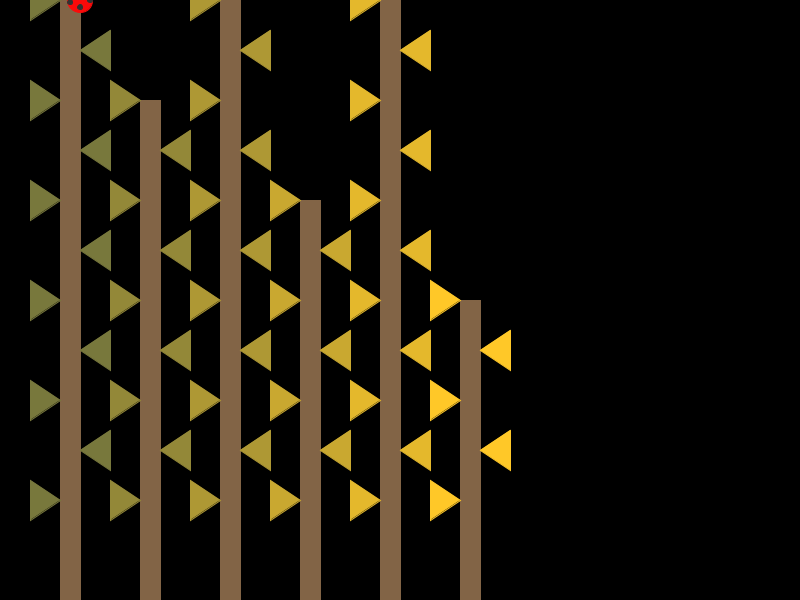
Frame 1 (no input)
Frame 60 (the mouse pressed at the canvas centre just before this capture): identical to frame 1, image omitted
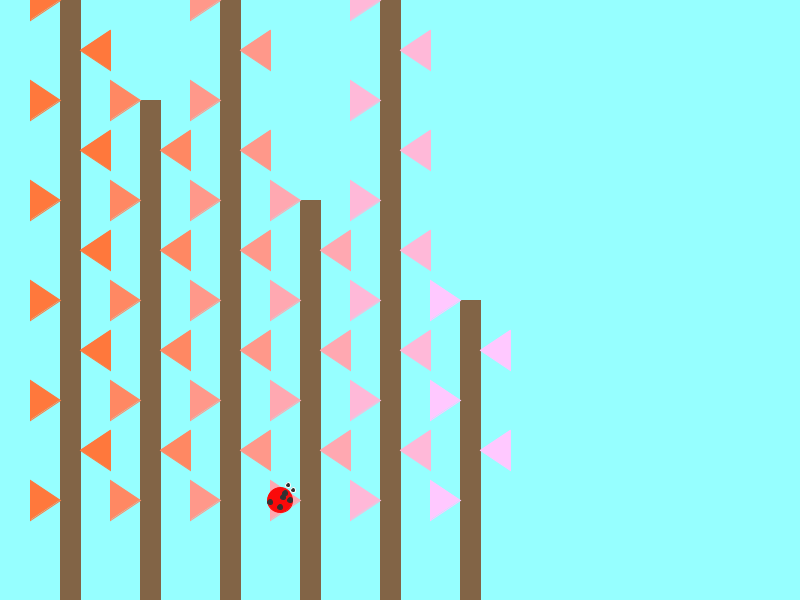
Frame 120 (the mouse held since frame 60 and released just before this capture)

The Processing sketch that drew these frames (run headless with seeded random() and noise(); from frame 60 on, the mouse is pressed at the canvas centre):

// Processing sketch: processing_92822
// ── processing_92822.pde

float ladybugX = 0;
float ladybugY = 0;
float wingX = 0;
float wingY = 0;
float leaveX = 0;
float leaveY = 0;

void setup() {
  size(800, 600);
  background(210, 250, 255);
  smooth();
}

void draw() {
 
 background(mouseY / 2, mouseY - 10, mouseY);
 
  float pm = mouseY * 5;
  float pmw = mouseY * 5;
  float pml = mouseY * 5;
 
  if(pm < 500) {
    ladybugX = 80;
    ladybugY = pm;
  }
  else if(pm < 580) {
    ladybugX = pm - 500 + 80;
    ladybugY= 500;
  }
  else if(pm < 980) {
    ladybugX = 160;
    ladybugY = 500 - (pm - 580);
  }
  else if(pm < 1060) {
    ladybugX = 160 + (pm - 980);
    ladybugY = 100;
  }
  else if(pm < 1460) {
    ladybugX = 240;
    ladybugY = 100 + (pm - 1060);
  }
  else if(pm < 1540) {
    ladybugX = 240 + (pm - 1460);
    ladybugY = 500;
  }
  else if(pm < 1840) {
    ladybugX = 320;
    ladybugY = 500 - (pm - 1540);
  }
  else if(pm < 1920) {
    ladybugX = 320 + (pm - 1840);
    ladybugY = 200;
  }
  else if(pm < 2220) {
    ladybugX = 400;
    ladybugY = 200 + (pm - 1920);
  }
  else if(pm < 2300) {
    ladybugX = 400 + (pm - 2220);
    ladybugY = 500;
  }
  else if(pm < 2500) {
    ladybugX = 480;
    ladybugY = 500 - (pm - 2300);
  }
  else if(pm < 2600) {
    ladybugX = 480 - random(3);
    ladybugY = 300 - random(3);
  }
  else if(pm < 3000) {
    ladybugX = 480 + 380 * (pm - 2500) / 500;
    ladybugY = 300 - 200 * (pm - 2500) / 500;
  }

  if(pmw > 2600 & pmw < 3000) {
    wingX = 480 + 380 * (pmw - 2500) / 500;
    wingY = 300 - 200 * (pmw - 2500) / 500;
  }
   
  else if(pmw < 2600) {
    wingX = -50;
    wingY = -50;
  }

  if(pml > 2600 & pml < 3000) {
    leaveX = 480 + 380 * (pml - 2500) / 500;
    leaveY = 300 - 200 * (pml - 2500) / 500;
  }
   
  else if(pml < 2600) {
    leaveX = -50;
    leaveY = -50;
  }

  //Trunk of trees
  fill(130, 100, 70);
  stroke(130, 100, 70);
  rect(60, -10, 20, 700);
  rect(140, 100, 20, 500);
  rect(220, -10, 20, 700);
  rect(300, 200, 20, 400);
  rect(380, -10, 20, 700);
  rect(460, 300, 20, 300);

  //Leaves
 
  color from = color(mouseY + 120, 120, 60);
  color to = color(255, 200, mouseY + 40);
  color interA = lerpColor(from, to, .20);
  color interB = lerpColor(from, to, .40);
  color interC = lerpColor(from, to, .60);
  color interD = lerpColor(from, to, .80);
 
  fill(from);
  stroke(from);
  triangle(60, 500, 30, 480, 30, 520);
  triangle(60, 400, 30, 380, 30, 420);
  triangle(60, 300, 30, 280, 30, 320);
  triangle(60, 200, 30, 180, 30, 220);
  triangle(60, 100, 30, 80, 30, 120);
  triangle(60, 0, 30, -20, 30, 20);
  triangle(80, 450, 110, 430, 110, 470);
  triangle(80, 350, 110, 330, 110, 370);
  triangle(80, 250, 110, 230, 110, 270);
  triangle(80, 150, 110, 130, 110, 170);
  triangle(80, 50, 110, 30, 110, 70);

  fill(interA);
  stroke(interA);
  triangle(140, 500, 110, 480, 110, 520);
  triangle(140, 400, 110, 380, 110, 420);
  triangle(140, 300, 110, 280, 110, 320);
  triangle(140, 200, 110, 180, 110, 220);
  triangle(140, 100, 110, 80, 110, 120);
  triangle(160, 450, 190, 430, 190, 470);
  triangle(160, 350, 190, 330, 190, 370);
  triangle(160, 250, 190, 230, 190, 270);
  triangle(160, 150, 190, 130, 190, 170);
 
  fill(interB);
  stroke(interB);
  triangle(220, 500, 190, 480, 190, 520);
  triangle(220, 400, 190, 380, 190, 420);
  triangle(220, 300, 190, 280, 190, 320);
  triangle(220, 200, 190, 180, 190, 220);
  triangle(220, 100, 190, 80, 190, 120);
  triangle(220, 0, 190, -20, 190, 20);
  triangle(240, 450, 270, 430, 270, 470);
  triangle(240, 350, 270, 330, 270, 370);
  triangle(240, 250, 270, 230, 270, 270);
  triangle(240, 150, 270, 130, 270, 170);
  triangle(240, 50, 270, 30, 270, 70);

  fill(interC);
  stroke(interC);
  triangle(300, 500, 270, 480, 270, 520);
  triangle(300, 400, 270, 380, 270, 420);
  triangle(300, 300, 270, 280, 270, 320);
  triangle(300, 200, 270, 180, 270, 220);
  triangle(320, 450, 350, 430, 350, 470);
  triangle(320, 350, 350, 330, 350, 370);
  triangle(320, 250, 350, 230, 350, 270);

  fill(interD);
  stroke(interD);
  triangle(380, 500, 350, 480, 350, 520);
  triangle(380, 400, 350, 380, 350, 420);
  triangle(380, 300, 350, 280, 350, 320);
  triangle(380, 200, 350, 180, 350, 220);
  triangle(380, 100, 350, 80, 350, 120);
  triangle(380, 0, 350, -20, 350, 20);
  triangle(400, 450, 430, 430, 430, 470);
  triangle(400, 350, 430, 330, 430, 370);
  triangle(400, 250, 430, 230, 430, 270);
  triangle(400, 150, 430, 130, 430, 170);
  triangle(400, 50, 430, 30, 430, 70);

  fill(to);
  stroke(to);
  triangle(460, 500, 430, 480, 430, 520);
  triangle(460, 400, 430, 380, 430, 420);
  triangle(460, 300, 430, 280, 430, 320);
  triangle(480, 450, 510, 430, 510, 470);
  triangle(480, 350, 510, 330, 510, 370);
  
  //Flying leaves
  fill(255, 200, 255);
  stroke(255, 200, 255);
  triangle(leaveX - 100, leaveY + 5, leaveX - 100, leaveY, leaveX - 105, leaveY - 5);
  triangle(leaveX - 130, leaveY + 5, leaveX - 130, leaveY + 15, leaveX - 120, leaveY + 10);
  triangle(leaveX - 130, leaveY + 5, leaveX - 130, leaveY + 15, leaveX - 120, leaveY + 10);

  //A bug's wings
  fill(200, 240, 255);
  stroke(255);
  rect(wingX + 6, wingY + 6, 15, 15);
  rect(wingX - 20, wingY - 20, 15, 15);
 
  //A bug's body
  fill(250, 10, 10);
  stroke(250, 10, 10);
  ellipse(ladybugX, ladybugY, 25, 25);
 
  //A bug's dots
  fill(50);
  stroke(50);
  ellipse(ladybugX - 10,ladybugY + 2, 5, 5);
  ellipse(ladybugX + 10, ladybugY, 5, 5);
  ellipse(ladybugX + 3, ladybugY - 3, 5, 5);
  ellipse(ladybugX, ladybugY + 7, 5, 5);
  ellipse(ladybugX + 5, ladybugY - 7, 5, 5);

  //A bug's eyes
  fill(50);
  stroke(255);
  ellipse(ladybugX + 13, ladybugY - 10, 5, 5);
  ellipse(ladybugX + 8, ladybugY - 15, 5, 5);
}
